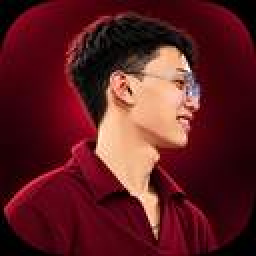
#> input picture assets/branding/vietcode_photo.jpg, 128 x 128 px (shown 2 times larger)
$ python vietcode_brand.py
#> lines starting #> are read from the running program, lines starting #| are printed output that depends on the picture
#!/usr/bin/env python3
"""Create VietCode app icons from the portrait supplied by the user.

This runs *before* flutter build so both native Windows icon resources and
Flutter's About-page asset use the same user-selected image. The source file
is committed once; generated binaries must not be hand-edited.
"""
from pathlib import Path
from PIL import Image, ImageOps

ROOT = Path(__file__).resolve().parent.parent
SOURCE = ROOT / "assets/branding/vietcode_photo.jpg"


def write_png(im: Image.Image, relative: str, size: int) -> None:
    out = ROOT / relative
    out.parent.mkdir(parents=True, exist_ok=True)
    im.resize((size, size), Image.Resampling.LANCZOS).save(out, "PNG")


def main() -> None:
    if not SOURCE.is_file():
        raise SystemExit(f"User-supplied VietCode icon missing: {SOURCE}")
    with Image.open(SOURCE) as original:
#> original is the input picture: PIL image 128x128 RGB; mean R, G, B 93.2, 30.6, 33.9
        square = ImageOps.fit(original.convert("RGBA"), (1024, 1024),
                              method=Image.Resampling.LANCZOS)
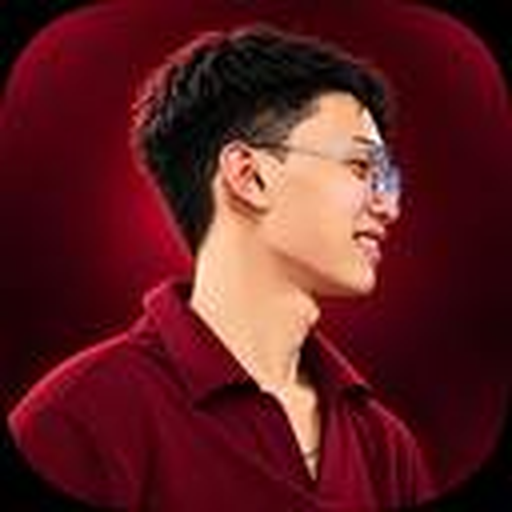
#> square: PIL image 1024x1024 RGBA (shown at 1/2 size); mean R, G, B, A 93.2, 30.7, 34, 255
    for path, size in (
        ("assets/branding/app_icon.png", 128),
        ("web/favicon.png", 256),
        ("web/icons/Icon-192.png", 192),
        ("web/icons/Icon-512.png", 512),
        ("web/icons/Icon-maskable-192.png", 192),
        ("web/icons/Icon-maskable-512.png", 512),
        ("site/icon.png", 256),
    ):
        write_png(square, path, size)
#> this loop made 7 passes
#> pass 2, in write_png (call 2), `im.resize((size, size), Image.Resampling.LANCZOS).save(out, "PNG")`:
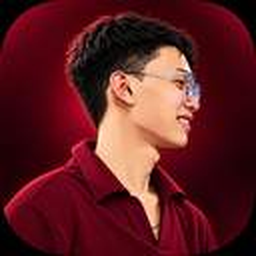
#> saved as favicon.png: PIL image 256x256 RGBA; mean R, G, B, A 93.2, 30.7, 34, 255

    ico = ROOT / "windows/runner/resources/app_icon.ico"
    ico.parent.mkdir(parents=True, exist_ok=True)
    square.save(ico, format="ICO", sizes=[
        (16, 16), (24, 24), (32, 32),
        (48, 48), (64, 64), (128, 128), (256, 256),
    ])

    mac = ROOT / "macos/Runner/Assets.xcassets/AppIcon.appiconset"
    if mac.is_dir():
        for size in (16, 32, 64, 128, 256, 512, 1024):
            write_png(square,
                      f"macos/Runner/Assets.xcassets/AppIcon.appiconset/"
                      f"app_icon_{size}.png", size)
    print(f"VietCode branding generated from {SOURCE.name}")


if __name__ == "__main__":
    main()
